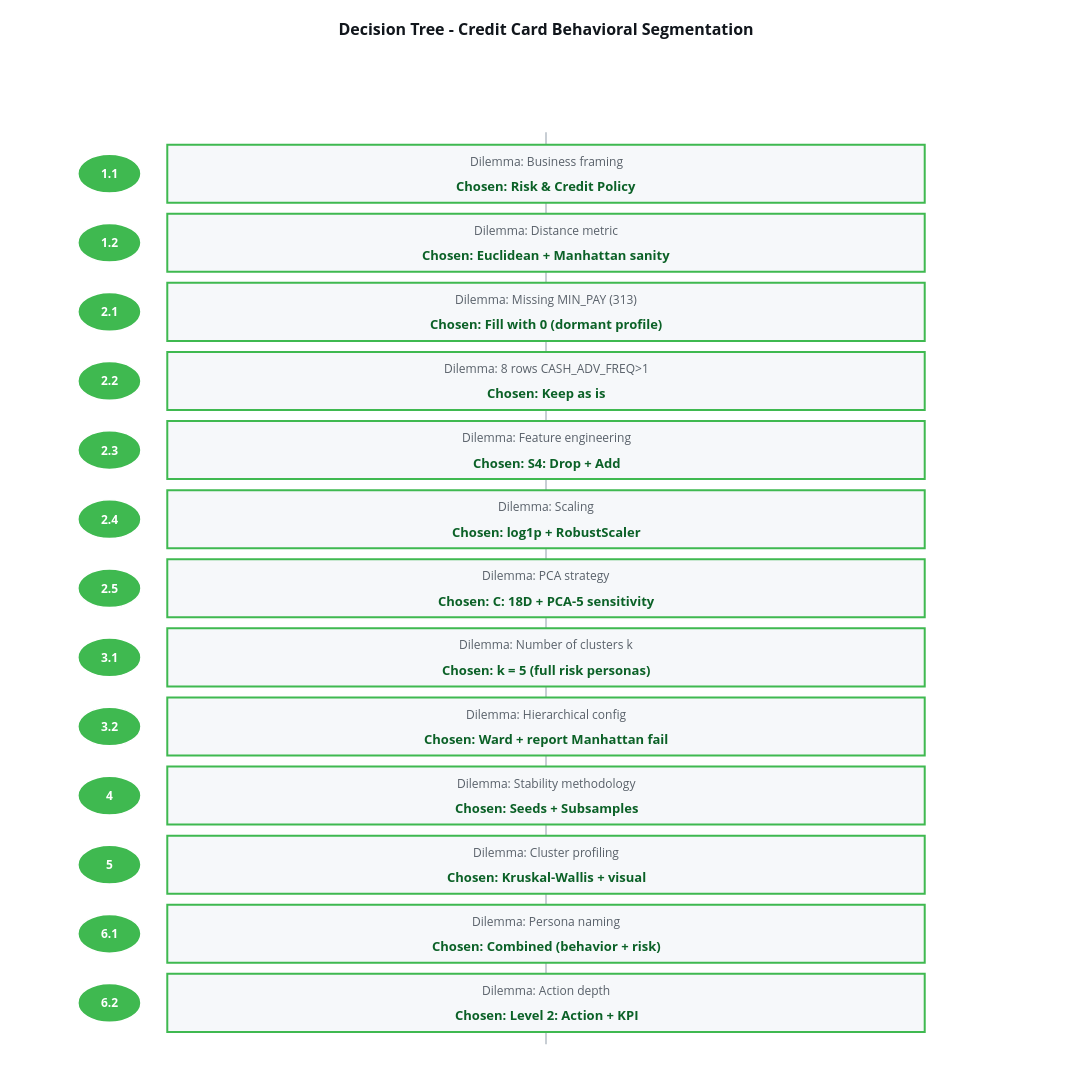

Here is the notebook cell this chart was saved with:
### Markdown cell above
---
## Appendix - Decision Tree

The 13-station decision map with the chosen option per station, top-down.

Interactive Plotly figure: **mouse wheel to zoom**, **drag to pan**, **hover on any dilemma or chosen line for a tooltip**, double-click to reset.

### Code cell
STATIONS = [
    ("1.1", "Business framing",       "Risk & Credit Policy"),
    ("1.2", "Distance metric",        "Euclidean + Manhattan sanity"),
    ("2.1", "Missing MIN_PAY (313)",  "Fill with 0 (dormant profile)"),
    ("2.2", "8 rows CASH_ADV_FREQ>1", "Keep as is"),
    ("2.3", "Feature engineering",    "S4: Drop + Add"),
    ("2.4", "Scaling",                "log1p + RobustScaler"),
    ("2.5", "PCA strategy",           "C: 18D + PCA-5 sensitivity"),
    ("3.1", "Number of clusters k",   "k = 5 (full risk personas)"),
    ("3.2", "Hierarchical config",    "Ward + report Manhattan fail"),
    ("4",   "Stability methodology",  "Seeds + Subsamples"),
    ("5",   "Cluster profiling",      "Kruskal-Wallis + visual"),
    ("6.1", "Persona naming",         "Combined (behavior + risk)"),
    ("6.2", "Action depth",           "Level 2: Action + KPI"),
]

TITLE     = "Decision Tree - Credit Card Behavioral Segmentation"
CARD_BG   = "#f6f8fa"
CARD_EDGE = "#3fb950"
BADGE_BG  = "#3fb950"
SPINE     = "#c8ced4"
DILEMMA   = "#586069"
CHOSEN    = "#0b6127"
PLOT_CFG  = {"scrollZoom": True, "displaylogo": False,
             "modeBarButtonsToRemove": ["lasso2d", "select2d"]}


def _add_hover_marker(fig, x, y, text):
    fig.add_trace(go.Scatter(
        x=[x], y=[y], mode="markers",
        marker=dict(size=1, color="rgba(0,0,0,0)"),
        hovertext=text, hoverinfo="text",
        showlegend=False,
    ))


def make_TD():
    n = len(STATIONS)
    fig = go.Figure()
    fig.add_shape(type="line", x0=5, y0=0.4, x1=5, y1=n + 0.6,
                  line=dict(color=SPINE, width=2))
    for i, (num, dilemma, chosen) in enumerate(STATIONS):
        y = n - i
        fig.add_shape(type="rect", x0=1.4, y0=y - 0.42, x1=8.6, y1=y + 0.42,
                      line=dict(color=CARD_EDGE, width=2), fillcolor=CARD_BG)
        fig.add_shape(type="circle", x0=0.55, y0=y - 0.28, x1=1.15, y1=y + 0.28,
                      line=dict(color="white", width=1.5), fillcolor=BADGE_BG)
        fig.add_annotation(x=0.85, y=y, text=f"<b>{num}</b>",
                           showarrow=False, font=dict(color="white", size=12))
        fig.add_annotation(x=5, y=y + 0.18, text=f"Dilemma: {dilemma}",
                           showarrow=False, font=dict(color=DILEMMA, size=12))
        fig.add_annotation(x=5, y=y - 0.18, text=f"<b>Chosen: {chosen}</b>",
                           showarrow=False, font=dict(color=CHOSEN, size=13))
        _add_hover_marker(fig, 5, y, f"<b>Station {num}</b><br>Dilemma: {dilemma}<br>Chosen: {chosen}")
    fig.update_layout(
        title=dict(text=f"<b>{TITLE}</b>", x=0.5, xanchor="center",
                   font=dict(size=16, color="#11161c")),
        width=1100, height=1250,
        xaxis=dict(visible=False, range=[0, 10]),
        yaxis=dict(visible=False, range=[0, n + 1.5]),
        showlegend=False,
        plot_bgcolor="white", paper_bgcolor="white",
        margin=dict(l=20, r=20, t=70, b=20),
        hovermode="closest",
        dragmode="pan",
    )
    return fig


make_TD().show(config=PLOT_CFG)

### Figure 1 — Plotly figure (JSON) as saved in the notebook; plotly's stock layout.template omitted (floating-point values rounded to 4 significant figures)
{"data": [{"hoverinfo": "text", "hovertext": "<b>Station 1.1</b><br>Dilemma: Business framing<br>Chosen: Risk & Credit Policy", "marker": {"color": "rgba(0,0,0,0)", "size": 1}, "mode": "markers", "showlegend": false, "type": "scatter", "x": [5], "y": [13]}, {"hoverinfo": "text", "hovertext": "<b>Station 1.2</b><br>Dilemma: Distance metric<br>Chosen: Euclidean + Manhattan sanity", "marker": {"color": "rgba(0,0,0,0)", "size": 1}, "mode": "markers", "showlegend": false, "type": "scatter", "x": [5], "y": [12]}, {"hoverinfo": "text", "hovertext": "<b>Station 2.1</b><br>Dilemma: Missing MIN_PAY (313)<br>Chosen: Fill with 0 (dormant profile)", "marker": {"color": "rgba(0,0,0,0)", "size": 1}, "mode": "markers", "showlegend": false, "type": "scatter", "x": [5], "y": [11]}, {"hoverinfo": "text", "hovertext": "<b>Station 2.2</b><br>Dilemma: 8 rows CASH_ADV_FREQ>1<br>Chosen: Keep as is", "marker": {"color": "rgba(0,0,0,0)", "size": 1}, "mode": "markers", "showlegend": false, "type": "scatter", "x": [5], "y": [10]}, {"hoverinfo": "text", "hovertext": "<b>Station 2.3</b><br>Dilemma: Feature engineering<br>Chosen: S4: Drop + Add", "marker": {"color": "rgba(0,0,0,0)", "size": 1}, "mode": "markers", "showlegend": false, "type": "scatter", "x": [5], "y": [9]}, {"hoverinfo": "text", "hovertext": "<b>Station 2.4</b><br>Dilemma: Scaling<br>Chosen: log1p + RobustScaler", "marker": {"color": "rgba(0,0,0,0)", "size": 1}, "mode": "markers", "showlegend": false, "type": "scatter", "x": [5], "y": [8]}, {"hoverinfo": "text", "hovertext": "<b>Station 2.5</b><br>Dilemma: PCA strategy<br>Chosen: C: 18D + PCA-5 sensitivity", "marker": {"color": "rgba(0,0,0,0)", "size": 1}, "mode": "markers", "showlegend": false, "type": "scatter", "x": [5], "y": [7]}, {"hoverinfo": "text", "hovertext": "<b>Station 3.1</b><br>Dilemma: Number of clusters k<br>Chosen: k = 5 (full risk personas)", "marker": {"color": "rgba(0,0,0,0)", "size": 1}, "mode": "markers", "showlegend": false, "type": "scatter", "x": [5], "y": [6]}, {"hoverinfo": "text", "hovertext": "<b>Station 3.2</b><br>Dilemma: Hierarchical config<br>Chosen: Ward + report Manhattan fail", "marker": {"color": "rgba(0,0,0,0)", "size": 1}, "mode": "markers", "showlegend": false, "type": "scatter", "x": [5], "y": [5]}, {"hoverinfo": "text", "hovertext": "<b>Station 4</b><br>Dilemma: Stability methodology<br>Chosen: Seeds + Subsamples", "marker": {"color": "rgba(0,0,0,0)", "size": 1}, "mode": "markers", "showlegend": false, "type": "scatter", "x": [5], "y": [4]}, {"hoverinfo": "text", "hovertext": "<b>Station 5</b><br>Dilemma: Cluster profiling<br>Chosen: Kruskal-Wallis + visual", "marker": {"color": "rgba(0,0,0,0)", "size": 1}, "mode": "markers", "showlegend": false, "type": "scatter", "x": [5], "y": [3]}, {"hoverinfo": "text", "hovertext": "<b>Station 6.1</b><br>Dilemma: Persona naming<br>Chosen: Combined (behavior + risk)", "marker": {"color": "rgba(0,0,0,0)", "size": 1}, "mode": "markers", "showlegend": false, "type": "scatter", "x": [5], "y": [2]}, {"hoverinfo": "text", "hovertext": "<b>Station 6.2</b><br>Dilemma: Action depth<br>Chosen: Level 2: Action + KPI", "marker": {"color": "rgba(0,0,0,0)", "size": 1}, "mode": "markers", "showlegend": false, "type": "scatter", "x": [5], "y": [1]}], "layout": {"annotations": [{"font": {"color": "white", "size": 12}, "showarrow": false, "text": "<b>1.1</b>", "x": 0.85, "y": 13}, {"font": {"color": "#586069", "size": 12}, "showarrow": false, "text": "Dilemma: Business framing", "x": 5, "y": 13.18}, {"font": {"color": "#0b6127", "size": 13}, "showarrow": false, "text": "<b>Chosen: Risk & Credit Policy</b>", "x": 5, "y": 12.82}, {"font": {"color": "white", "size": 12}, "showarrow": false, "text": "<b>1.2</b>", "x": 0.85, "y": 12}, {"font": {"color": "#586069", "size": 12}, "showarrow": false, "text": "Dilemma: Distance metric", "x": 5, "y": 12.18}, {"font": {"color": "#0b6127", "size": 13}, "showarrow": false, "text": "<b>Chosen: Euclidean + Manhattan sanity</b>", "x": 5, "y": 11.82}, {"font": {"color": "white", "size": 12}, "showarrow": false, "text": "<b>2.1</b>", "x": 0.85, "y": 11}, {"font": {"color": "#586069", "size": 12}, "showarrow": false, "text": "Dilemma: Missing MIN_PAY (313)", "x": 5, "y": 11.18}, {"font": {"color": "#0b6127", "size": 13}, "showarrow": false, "text": "<b>Chosen: Fill with 0 (dormant profile)</b>", "x": 5, "y": 10.82}, {"font": {"color": "white", "size": 12}, "showarrow": false, "text": "<b>2.2</b>", "x": 0.85, "y": 10}, {"font": {"color": "#586069", "size": 12}, "showarrow": false, "text": "Dilemma: 8 rows CASH_ADV_FREQ>1", "x": 5, "y": 10.18}, {"font": {"color": "#0b6127", "size": 13}, "showarrow": false, "text": "<b>Chosen: Keep as is</b>", "x": 5, "y": 9.82}, {"font": {"color": "white", "size": 12}, "showarrow": false, "text": "<b>2.3</b>", "x": 0.85, "y": 9}, {"font": {"color": "#586069", "size": 12}, "showarrow": false, "text": "Dilemma: Feature engineering", "x": 5, "y": 9.18}, {"font": {"color": "#0b6127", "size": 13}, "showarrow": false, "text": "<b>Chosen: S4: Drop + Add</b>", "x": 5, "y": 8.82}, {"font": {"color": "white", "size": 12}, "showarrow": false, "text": "<b>2.4</b>", "x": 0.85, "y": 8}, {"font": {"color": "#586069", "size": 12}, "showarrow": false, "text": "Dilemma: Scaling", "x": 5, "y": 8.18}, {"font": {"color": "#0b6127", "size": 13}, "showarrow": false, "text": "<b>Chosen: log1p + RobustScaler</b>", "x": 5, "y": 7.82}, {"font": {"color": "white", "size": 12}, "showarrow": false, "text": "<b>2.5</b>", "x": 0.85, "y": 7}, {"font": {"color": "#586069", "size": 12}, "showarrow": false, "text": "Dilemma: PCA strategy", "x": 5, "y": 7.18}, {"font": {"color": "#0b6127", "size": 13}, "showarrow": false, "text": "<b>Chosen: C: 18D + PCA-5 sensitivity</b>", "x": 5, "y": 6.82}, {"font": {"color": "white", "size": 12}, "showarrow": false, "text": "<b>3.1</b>", "x": 0.85, "y": 6}, {"font": {"color": "#586069", "size": 12}, "showarrow": false, "text": "Dilemma: Number of clusters k", "x": 5, "y": 6.18}, {"font": {"color": "#0b6127", "size": 13}, "showarrow": false, "text": "<b>Chosen: k = 5 (full risk personas)</b>", "x": 5, "y": 5.82}, {"font": {"color": "white", "size": 12}, "showarrow": false, "text": "<b>3.2</b>", "x": 0.85, "y": 5}, {"font": {"color": "#586069", "size": 12}, "showarrow": false, "text": "Dilemma: Hierarchical config", "x": 5, "y": 5.18}, {"font": {"color": "#0b6127", "size": 13}, "showarrow": false, "text": "<b>Chosen: Ward + report Manhattan fail</b>", "x": 5, "y": 4.82}, {"font": {"color": "white", "size": 12}, "showarrow": false, "text": "<b>4</b>", "x": 0.85, "y": 4}, {"font": {"color": "#586069", "size": 12}, "showarrow": false, "text": "Dilemma: Stability methodology", "x": 5, "y": 4.18}, {"font": {"color": "#0b6127", "size": 13}, "showarrow": false, "text": "<b>Chosen: Seeds + Subsamples</b>", "x": 5, "y": 3.82}, {"font": {"color": "white", "size": 12}, "showarrow": false, "text": "<b>5</b>", "x": 0.85, "y": 3}, {"font": {"color": "#586069", "size": 12}, "showarrow": false, "text": "Dilemma: Cluster profiling", "x": 5, "y": 3.18}, {"font": {"color": "#0b6127", "size": 13}, "showarrow": false, "text": "<b>Chosen: Kruskal-Wallis + visual</b>", "x": 5, "y": 2.82}, {"font": {"color": "white", "size": 12}, "showarrow": false, "text": "<b>6.1</b>", "x": 0.85, "y": 2}, {"font": {"color": "#586069", "size": 12}, "showarrow": false, "text": "Dilemma: Persona naming", "x": 5, "y": 2.18}, {"font": {"color": "#0b6127", "size": 13}, "showarrow": false, "text": "<b>Chosen: Combined (behavior + risk)</b>", "x": 5, "y": 1.82}, {"font": {"color": "white", "size": 12}, "showarrow": false, "text": "<b>6.2</b>", "x": 0.85, "y": 1}, {"font": {"color": "#586069", "size": 12}, "showarrow": false, "text": "Dilemma: Action depth", "x": 5, "y": 1.18}, {"font": {"color": "#0b6127", "size": 13}, "showarrow": false, "text": "<b>Chosen: Level 2: Action + KPI</b>", "x": 5, "y": 0.82}], "dragmode": "pan", "height": 1250, "hovermode": "closest", "margin": {"b": 20, "l": 20, "r": 20, "t": 70}, "paper_bgcolor": "white", "plot_bgcolor": "white", "shapes": [{"line": {"color": "#c8ced4", "width": 2}, "type": "line", "x0": 5, "x1": 5, "y0": 0.4, "y1": 13.6}, {"fillcolor": "#f6f8fa", "line": {"color": "#3fb950", "width": 2}, "type": "rect", "x0": 1.4, "x1": 8.6, "y0": 12.58, "y1": 13.42}, {"fillcolor": "#3fb950", "line": {"color": "white", "width": 1.5}, "type": "circle", "x0": 0.55, "x1": 1.15, "y0": 12.72, "y1": 13.28}, {"fillcolor": "#f6f8fa", "line": {"color": "#3fb950", "width": 2}, "type": "rect", "x0": 1.4, "x1": 8.6, "y0": 11.58, "y1": 12.42}, {"fillcolor": "#3fb950", "line": {"color": "white", "width": 1.5}, "type": "circle", "x0": 0.55, "x1": 1.15, "y0": 11.72, "y1": 12.28}, {"fillcolor": "#f6f8fa", "line": {"color": "#3fb950", "width": 2}, "type": "rect", "x0": 1.4, "x1": 8.6, "y0": 10.58, "y1": 11.42}, {"fillcolor": "#3fb950", "line": {"color": "white", "width": 1.5}, "type": "circle", "x0": 0.55, "x1": 1.15, "y0": 10.72, "y1": 11.28}, {"fillcolor": "#f6f8fa", "line": {"color": "#3fb950", "width": 2}, "type": "rect", "x0": 1.4, "x1": 8.6, "y0": 9.58, "y1": 10.42}, {"fillcolor": "#3fb950", "line": {"color": "white", "width": 1.5}, "type": "circle", "x0": 0.55, "x1": 1.15, "y0": 9.72, "y1": 10.28}, {"fillcolor": "#f6f8fa", "line": {"color": "#3fb950", "width": 2}, "type": "rect", "x0": 1.4, "x1": 8.6, "y0": 8.58, "y1": 9.42}, {"fillcolor": "#3fb950", "line": {"color": "white", "width": 1.5}, "type": "circle", "x0": 0.55, "x1": 1.15, "y0": 8.72, "y1": 9.28}, {"fillcolor": "#f6f8fa", "line": {"color": "#3fb950", "width": 2}, "type": "rect", "x0": 1.4, "x1": 8.6, "y0": 7.58, "y1": 8.42}, {"fillcolor": "#3fb950", "line": {"color": "white", "width": 1.5}, "type": "circle", "x0": 0.55, "x1": 1.15, "y0": 7.72, "y1": 8.28}, {"fillcolor": "#f6f8fa", "line": {"color": "#3fb950", "width": 2}, "type": "rect", "x0": 1.4, "x1": 8.6, "y0": 6.58, "y1": 7.42}, {"fillcolor": "#3fb950", "line": {"color": "white", "width": 1.5}, "type": "circle", "x0": 0.55, "x1": 1.15, "y0": 6.72, "y1": 7.28}, {"fillcolor": "#f6f8fa", "line": {"color": "#3fb950", "width": 2}, "type": "rect", "x0": 1.4, "x1": 8.6, "y0": 5.58, "y1": 6.42}, {"fillcolor": "#3fb950", "line": {"color": "white", "width": 1.5}, "type": "circle", "x0": 0.55, "x1": 1.15, "y0": 5.72, "y1": 6.28}, {"fillcolor": "#f6f8fa", "line": {"color": "#3fb950", "width": 2}, "type": "rect", "x0": 1.4, "x1": 8.6, "y0": 4.58, "y1": 5.42}, {"fillcolor": "#3fb950", "line": {"color": "white", "width": 1.5}, "type": "circle", "x0": 0.55, "x1": 1.15, "y0": 4.72, "y1": 5.28}, {"fillcolor": "#f6f8fa", "line": {"color": "#3fb950", "width": 2}, "type": "rect", "x0": 1.4, "x1": 8.6, "y0": 3.58, "y1": 4.42}, {"fillcolor": "#3fb950", "line": {"color": "white", "width": 1.5}, "type": "circle", "x0": 0.55, "x1": 1.15, "y0": 3.72, "y1": 4.28}, {"fillcolor": "#f6f8fa", "line": {"color": "#3fb950", "width": 2}, "type": "rect", "x0": 1.4, "x1": 8.6, "y0": 2.58, "y1": 3.42}, {"fillcolor": "#3fb950", "line": {"color": "white", "width": 1.5}, "type": "circle", "x0": 0.55, "x1": 1.15, "y0": 2.72, "y1": 3.28}, {"fillcolor": "#f6f8fa", "line": {"color": "#3fb950", "width": 2}, "type": "rect", "x0": 1.4, "x1": 8.6, "y0": 1.58, "y1": 2.42}, {"fillcolor": "#3fb950", "line": {"color": "white", "width": 1.5}, "type": "circle", "x0": 0.55, "x1": 1.15, "y0": 1.72, "y1": 2.28}, {"fillcolor": "#f6f8fa", "line": {"color": "#3fb950", "width": 2}, "type": "rect", "x0": 1.4, "x1": 8.6, "y0": 0.58, "y1": 1.42}, {"fillcolor": "#3fb950", "line": {"color": "white", "width": 1.5}, "type": "circle", "x0": 0.55, "x1": 1.15, "y0": 0.72, "y1": 1.28}], "showlegend": false, "title": {"font": {"color": "#11161c", "size": 16}, "text": "<b>Decision Tree - Credit Card Behavioral Segmentation</b>", "x": 0.5, "xanchor": "center"}, "width": 1100, "xaxis": {"range": [0, 10], "visible": false}, "yaxis": {"range": [0, 14.5], "visible": false}}}
